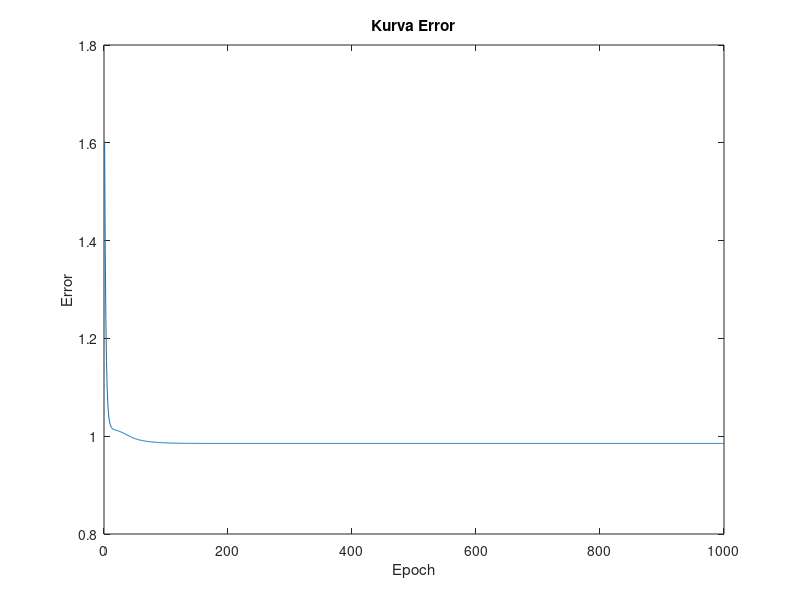

This chart was generated by the following MATLAB code:
% Contoh 1. Jaringan Backpropagation Untuk Masalah XOR Bipolar
% Deskripsi soal :
% Implementasikan jaringan backpropagation dengan satu hidden layer.
% Gunakan dua unit input, dua hidden unit, dan satu unit output. Gunakan
% bias pada setia hidden unit dan setiap unit output. Gunakan fungsi
% aktivasi sigmoid bipolar. Data pelatihan (training) diberikan oleh tabel
% berikut :

% s(1) = [1 -1]     t(1) = 1
% s(1) = [-1 1]     t(2) = 1
% s(1) = [1 1]      t(3) = -1
% s(1) = [-1 1]     t(4) = -1

% Gunakan bobot awal terdistribusi acak antara -0,5 dan 0,5. Sedangkan
% learning rate yang digunakan adalah 0,05 dan 0,5. Untuk setiap learning
% rate rate dilakukan 1000 dan 10000 epoch pelatihan (training) dengan
% bobot awal yang sama untuk setiap kasus. Untuk setiap kasus tunjukkan
% bobot akhir dan tanggapan terhadap pola masukan.

% Solusi
% Jika ditinjau untuk kasus pertama yaitu learning rate 0,05 dengan cacah
% epoch maksimum sebesar 1000.

%%%%%%%%%%%%%%%%%%%%%%%%%%%%%%%%%%%%%%%%%%%%%%%%%%%%%%%%%%%%%%%%%%%%%%%%%%

clc;

s = [1 1 -1;    % 1 s1 s2 -> Matriks Pola Masukan
    1 -1 1;     % 1 s1 s2
    1 1 1;      % 1 s1 s2
    1 -1 -1];   % 1 s1 s2

t = [1 1 -1 -1];    % t1 t2 t3 t4 -> Vektor Keluaran

v = [0.4 0.3;       % v01 v02 -> Matriks Bobot Awal
    -0.4 0.3;       % v11 v12 -> Ke Hidden Unit
    0.2 -0.5];      % v21 v22

w = [0.5 -0.3 0.2]; % w01 w11 w21 -> Bobot awal ke unit keluaran (output).
a = 0.5;            % Learning Rate
epochmax = 1000;    % Cacah laju maksimum.
vb = v; 
wb = w;             % Baca bobot awal
epoch = 0;
while epoch<epochmax
    for i = 1:4      % Untuk 4 pola pelatihan (training)
        x =s(i,:);   % Baca untuk pola masukan
        zin = x*vb;  % Hitung masukan neto ke hidden unit
        z1 = (2/(1+exp(-zin(1))))-1; % Menghitung akivasi
        z2 = (2/(1+exp(-zin(2))))-1; % Dua hidden unit
        z = [1 z1 z2]; % Masukan bagi hidden unit
        
        yin = z*wb';    % Masukan neto hidden unit
        y = (2/(1+exp(-yin)))-1; % Aktivasi unit keluaran
        dk = (t(i)-y)*0.5*(1+y)*(1-y); % Suku informasi error
        
        dw11 = a*dk*z1; % perubahan bobot yang dari hidden unit 1
        dw21 = a*dk*z2; % perubahan bobot yang dari hidden unit 2
        
        dw01 = a*dk;    % Perubahan bias
        din1 = dk*wb(2);
        din2 = dk*wb(3);
        
        dj1 = din1*0.5*(1+z1)*(1-z1); % Suku informasi error yang dirambatkan
        dj2 = din2*0.5*(1+z2)*(1-z2); % Ke hidden layer
        dv11 = a*dj1*x(2);
        dv12 = a*dj2*x(2);  % Perubahan bobot dari unit input 1
        dv21 = a*dj1*x(3);  
        dv22 = a*dj2*x(3);  % Perubahan bobot dari unit input 2
       
        % Perubahan bias
        dv01 = a*dj1;
        dv02 = a*dj2; 
        
        % Bobot baru ke unit output
        w11 = wb(2)+dw11; 
        w21 = wb(3)+dw21; 
        
        w01 = wb(1)+dw01; % Bias baru ke unit output
        
        % Bobot baru ke hidden unit
        v11 = vb(2,1)+dv11; 
        v12 = vb(2,2)+dv12; 
        v21 = vb(3,1)+dv21;
        v22 = vb(3,2)+dv22;
        
        % Bias baru
        v01 = vb(1,1)+dv01;
        v02 = vb(1,2)+dv02;
        
        % Matriks bobot v baru
        vb =[v01 v02; 
            v11 v12; 
            v21 v22];
        
        % Vektor bobot w baru
        wb = [w01 w11 w21];
    end     % Akhir dari satu epoch
    
    
    epoch = epoch+1;    % Epoch selanjutnya
    error(epoch) = (t(4)-y)^2;  % Hitung error kuadrat
end;

vb = vb % Matriks bobot akhir
wb = wb % Vektor bobot w akhir

iter = 1:epochmax;
plot(iter,error); % Gambarkan kurva error
title('Kurva Error');
ylabel('Error');
xlabel('Epoch');

% Pengujian dengan pola pelatihan (training)
for i = 1:4     % Untuk 4 pola uji dari pola yang dilatihkan 
    x = s(1,:);
    zin = x*vb;     % Lakukan langkah maju (feedforward)
    z1 = (2/(1+exp(-zin(1))))-1;
    z2 = (2/(1+exp(-zin(2))))-1;
    z = [1 z1 z2];
    yin = z*wb';
    
    % Hitung output
    y = (2/(1+exp(-yin)))-1
end;
      
        
        
